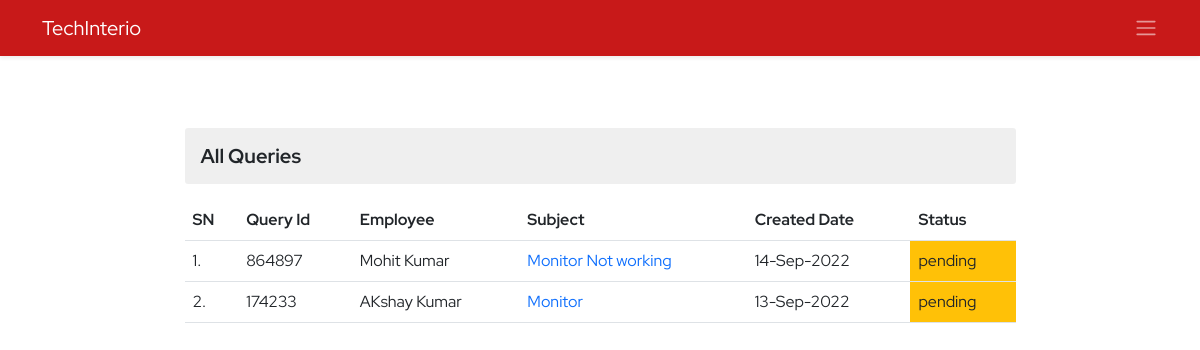
/ems/all-queries (signed in), run on an earlier commit of the app's database.
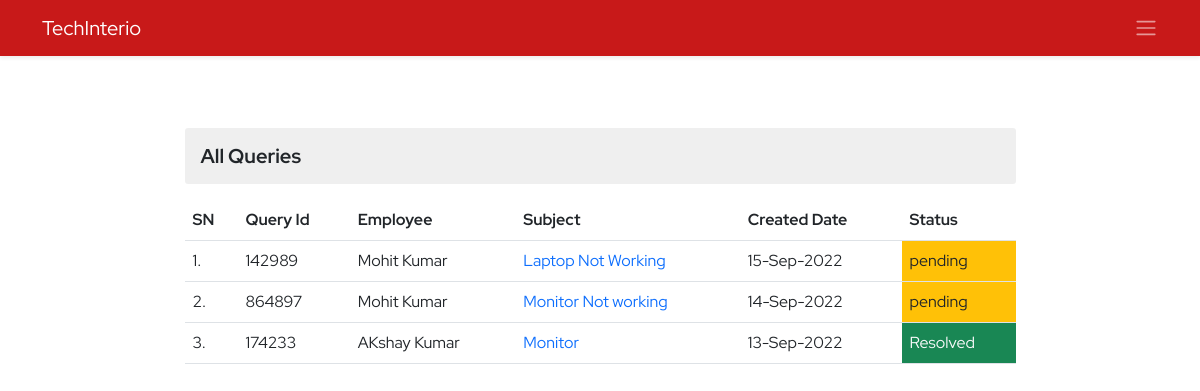
And on a later commit of the database.
### ems/models.py (models this page shows, shortened)
class DepartmentQuery(models.Model):
    query_id=models.IntegerField(unique=True)
    employee=models.ForeignKey(Employee, on_delete=models.CASCADE)
    department=models.ForeignKey(Department,on_delete=models.CASCADE)
    subject=models.CharField(max_length=100)
    description=models.TextField(max_length=400)
    created_at=models.DateTimeField(auto_now_add=True)
    updated_at=models.DateTimeField(auto_now=True)
    status=models.CharField(max_length=20)

class Employee(models.Model):
    empid=models.AutoField(primary_key=True)
    employeeid=models.IntegerField(unique=True, null=True, blank=True)
    user=models.OneToOneField(User,on_delete=models.CASCADE)
    name=models.CharField(max_length=50)
    father_name=models.CharField(max_length=50)
    avtar=models.ImageField(upload_to='employee_profile_images', blank=True , default='profile.jpg')
    document=models.FileField(upload_to='employee_documents',null=True,blank=True)
    dob=models.DateField()
    email=models.EmailField(max_length=100)
    mobile_no=models.IntegerField()
    emergency_mobile_no=models.IntegerField(null=True,blank=True)
    address=models.OneToOneField(Address, on_delete=models.CASCADE,blank=True, null=True,)
    designation=models.CharField(max_length=70,null=True, blank=True)
    role=models.ForeignKey(Role, on_delete=models.SET_NULL,blank=True, null=True,)
    department=models.ForeignKey(Department, on_delete=models.SET_NULL,blank=True, null=True,)
    joining_date=models.DateField(null=True, blank=True)
    status=models.CharField(max_length=15)
    def __str__(self):
        return self.name
    @property
    def imageURL(self):
        try:
            url=self.avtar.url
        except:
            url=''
        return url

### ems/views.py (the view, shortened to what this page needs)
# urls.py: path('all-queries',quriesManger,name='all-queries'),
@login_required()
def quriesManger(request):
    context={}
    try:
        if not request.user.is_superuser:
            profile_obj=Employee.objects.get(user=request.user)
            context['profile']=profile_obj
            if profile_obj.role.name == 'Manager':
                queries=DepartmentQuery.objects.filter(department=profile_obj.department).order_by('-id')
                context['queries']=queries
            else:
                messages.warning(request,"You don't have Permission to access!")
                return redirect('ems:ems')
    except Exception as e:
        print('Manager Queryes Exception : ',e)
    return render(request,'ems/all_queries.html',context)

### ems/templates/ems/all_queries.html (shortened to what this page needs)
{% extends './base.html' %}
{% block body %}
<section class="py-5">
    <div class="container">
        <div class="row d-flex align-items-center justify-content-center ">
            <div class="col-9">
                <h3 class=" my-3 derpartment-title">All Queries</h3>
                <table class="table my-3">
                    <tr>
                        <th>SN</th>
                        <th>Query Id</th>
                        <th>Employee</th>
                        <th>Subject</th>
                        <th>Created Date</th>
                        <th>Status</th>
                    </tr>
                    {% for query in queries %}
                <tr>
                    <td>{{forloop.counter}}.</td>
                    <td>{{query.query_id}}</td>
                    <td>{{query.employee}}</td>
                    <td><a href="{% url 'ems:query-detail' query.query_id %}">{{query.subject}}</a></td>
                    <td>{{query.created_at | date:'d-M-Y'}}</td>
                    {% if query.status == 'pending' %}
                    <td class="text-dark bg-warning cursor-pointer" onclick="query('{{query.query_id}}')" data-bs-target="#querymodal"  data-bs-toggle="modal">{{query.status}}</td>
                    {% else %}
                    <td class="text-light bg-success cursor-pointer" onclick="query('{{query.query_id}}')" data-bs-target="#querymodal"  data-bs-toggle="modal">{{query.status}}</td>
                    {% endif %}
                </tr>
                    {% endfor %}
                </table>
            </div>
        </div>
    </div>
</section>
{% endblock body %}

What changed in the data, as far as the page shows it:
added DepartmentQuery: query_id "142989", employee "Mohit Kumar", subject "Laptop Not Working", created_at "15-Sep-2022", status "pending"
changed DepartmentQuery "Monitor": status "pending" → "Resolved"
